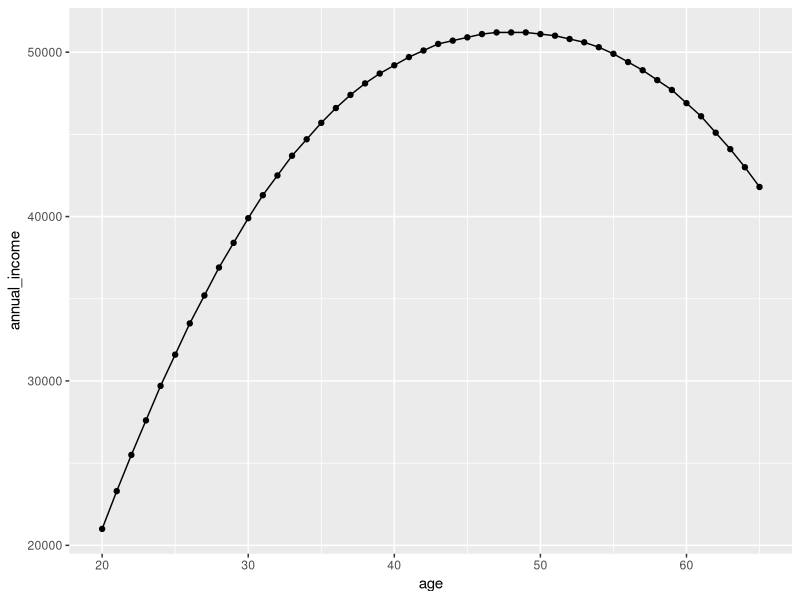
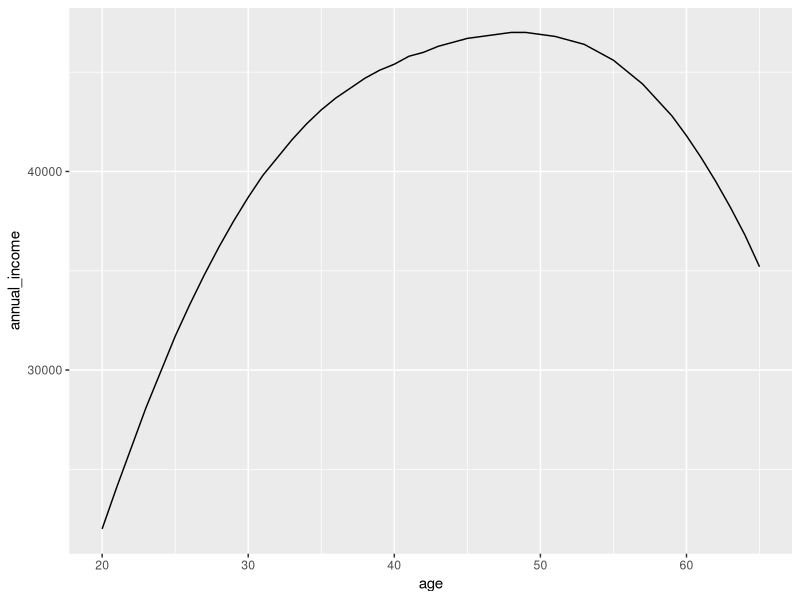
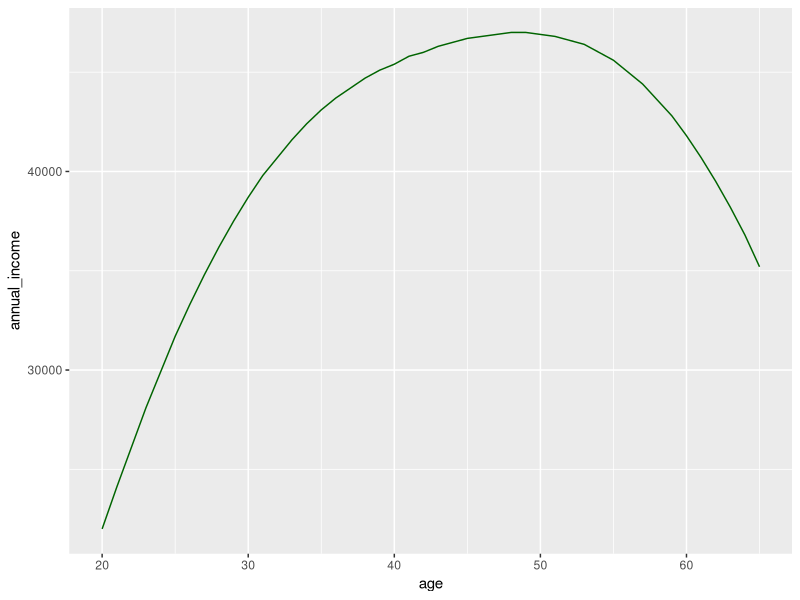
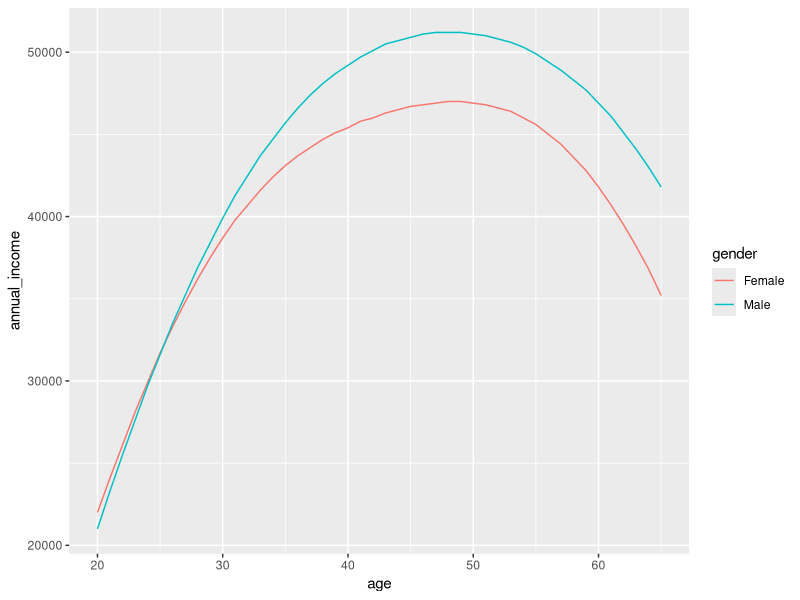
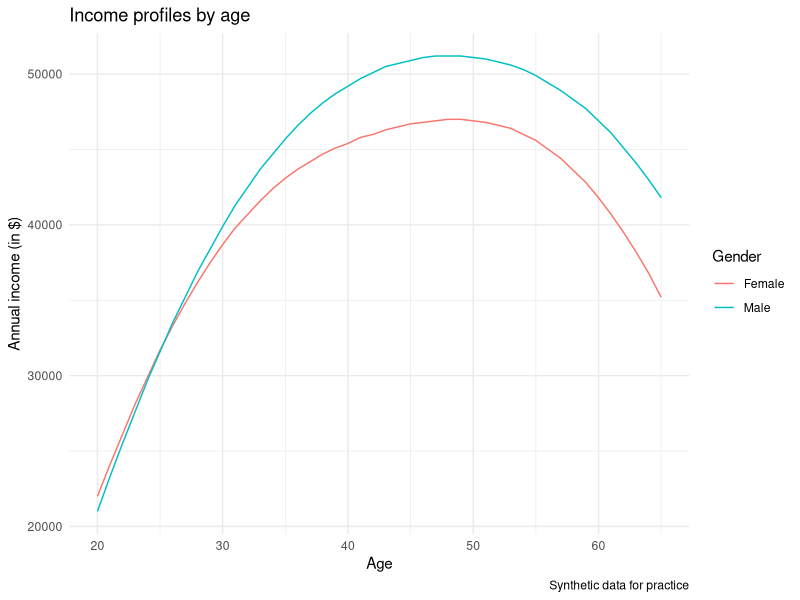
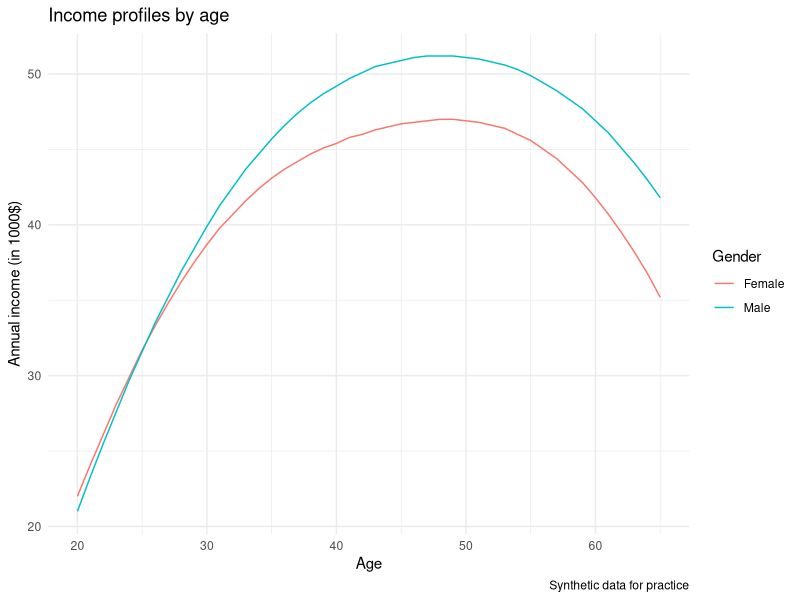

These charts were generated, in order, by the following R code:
# R for Policy — Module 04: Creating graphs
# Complete module: 3 lessons, all worked examples and exercise solutions.
# These are the reference solutions; they do not include your browser edits.
# Run sections in order, or source this entire file in R.

# SETUP
# Install once, if needed: install.packages(c("dplyr", "ggplot2"))
library(dplyr)
library(ggplot2)

# Synthetic practice data: no real observations or empirical estimates.
# The same CSV data used on the website are embedded below.
# read.csv(text = ...) reads this embedded CSV instead of a separate file.
# No additional data downloads or working-directory changes are required.
income_profile_csv <- "age,gender,annual_income,n_people\n20,Female,22000,1010\n20,Male,21000,830\n21,Female,24100,1040\n21,Male,23300,850\n22,Female,26100,1080\n22,Male,25500,880\n23,Female,28100,1100\n23,Male,27600,920\n24,Female,29900,1120\n24,Male,29700,950\n25,Female,31700,1130\n25,Male,31600,990\n26,Female,33300,1130\n26,Male,33500,1030\n27,Female,34800,1120\n27,Male,35200,1060\n28,Female,36200,1120\n28,Male,36900,1090\n29,Female,37500,1110\n29,Male,38400,1120\n30,Female,38700,1100\n30,Male,39900,1140\n31,Female,39800,1090\n31,Male,41300,1160\n32,Female,40700,1090\n32,Male,42500,1170\n33,Female,41600,1090\n33,Male,43700,1180\n34,Female,42400,1100\n34,Male,44700,1180\n35,Female,43100,1110\n35,Male,45700,1170\n36,Female,43700,1130\n36,Male,46600,1170\n37,Female,44200,1150\n37,Male,47400,1160\n38,Female,44700,1160\n38,Male,48100,1140\n39,Female,45100,1180\n39,Male,48700,1130\n40,Female,45400,1190\n40,Male,49200,1110\n41,Female,45800,1190\n41,Male,49700,1100\n42,Female,46000,1190\n42,Male,50100,1090\n43,Female,46300,1180\n43,Male,50500,1080\n44,Female,46500,1160\n44,Male,50700,1070\n45,Female,46700,1140\n45,Male,50900,1060\n46,Female,46800,1110\n46,Male,51100,1060\n47,Female,46900,1070\n47,Male,51200,1060\n48,Female,47000,1040\n48,Male,51200,1060\n49,Female,47000,1010\n49,Male,51200,1070\n50,Female,46900,970\n50,Male,51100,1070\n51,Female,46800,950\n51,Male,51000,1070\n52,Female,46600,930\n52,Male,50800,1080\n53,Female,46400,910\n53,Male,50600,1070\n54,Female,46000,900\n54,Male,50300,1070\n55,Female,45600,900\n55,Male,49900,1060\n56,Female,45000,900\n56,Male,49400,1040\n57,Female,44400,900\n57,Male,48900,1020\n58,Female,43600,900\n58,Male,48300,1000\n59,Female,42800,890\n59,Male,47700,970\n60,Female,41800,880\n60,Male,46900,940\n61,Female,40700,870\n61,Male,46100,900\n62,Female,39500,850\n62,Male,45100,860\n63,Female,38200,820\n63,Male,44100,830\n64,Female,36800,790\n64,Male,43000,790\n65,Female,35200,760\n65,Male,41800,750\n"

# ======================================================================
# LESSON 1: Draw your first income profile
# ======================================================================

# The exercise accepts geom_line() alone or a combination of geom_line() and geom_point().

# Prepare the data for this lesson
df <- read.csv(text = income_profile_csv)

# WORKED EXAMPLE
male_profile <- df %>%
  filter(gender == "Male")

p <- ggplot(male_profile, aes(x = age, y = annual_income)) +
  geom_line() +
  geom_point()
p

# EXERCISE SOLUTION: Plot the female income profile
female_profile <- df %>%
  filter(gender == "Female")
p <- ggplot(female_profile, aes(x = age, y = annual_income)) +
  geom_line()
p

# ======================================================================
# LESSON 2: Plot multiple groups
# ======================================================================

# Prepare the data for this lesson
df <- read.csv(text = income_profile_csv)

# WORKED EXAMPLE
female_profile <- df %>% filter(gender == "Female")

# A fixed colour for one line
ggplot(female_profile, aes(x = age, y = annual_income)) +
  geom_line(colour = "darkgreen")

# EXERCISE SOLUTION: Draw both profiles
p <- ggplot(df, aes(
  x = age, y = annual_income, colour = gender
)) +
  geom_line()
p

# ======================================================================
# LESSON 3: Add labels and clear units
# ======================================================================

# Prepare the data for this lesson
df <- read.csv(text = income_profile_csv)

# WORKED EXAMPLE
p <- ggplot(df, aes(x = age, y = annual_income, colour = gender)) +
  geom_line() +
  labs(
    title = "Income profiles by age",
    x = "Age", y = "Annual income (in $)",
    colour = "Gender", caption = "Synthetic data for practice"
  ) +
  theme_minimal()
p

# EXERCISE SOLUTION: Plot income in thousands of dollars
plot_data <- df %>%
  mutate(income_thousands = annual_income / 1000)
p <- ggplot(plot_data, aes(
  x = age, y = income_thousands, colour = gender
)) +
  geom_line() +
  labs(
    title = "Income profiles by age",
    x = "Age", y = "Annual income (in 1000$)",
    colour = "Gender", caption = "Synthetic data for practice"
  ) +
  theme_minimal()
p
